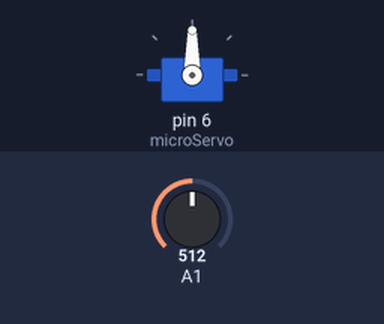
This sketch was run on a simulated Arduino Uno, built with avr-gcc and run on an emulated ATmega328P. On the bench: servo. The inputs (shaded band) are chosen by the test bench; at power-on: A1 = 512. What the sketch prints to the serial monitor is not drawn.

Above: at 1.2 s.
1.3 s: A1 set to 716
At 2.5 s:
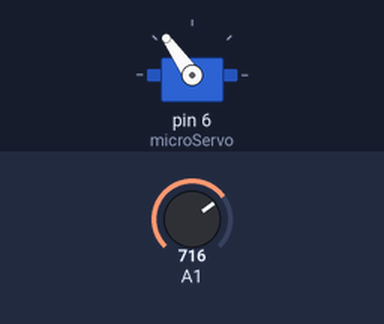
2.8 s: A1 set to 900
At 3.9 s:
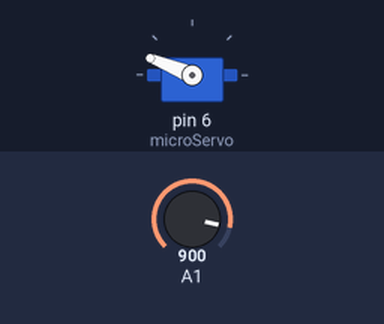
4.3 s: A1 set to 1023
At 5.1 s:
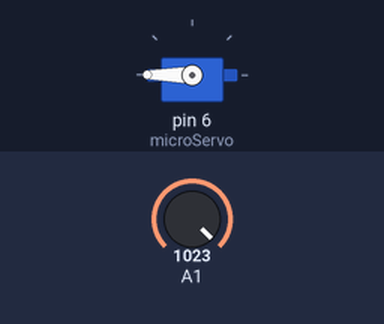
5.8 s: A1 set to 306
At 6.2 s:
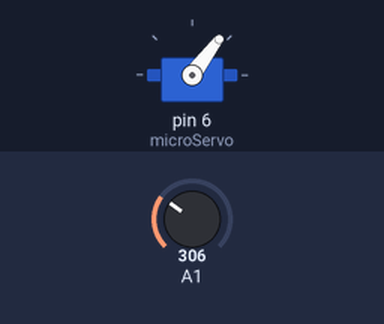
7.3 s: A1 set to 170
At 8.5 s:
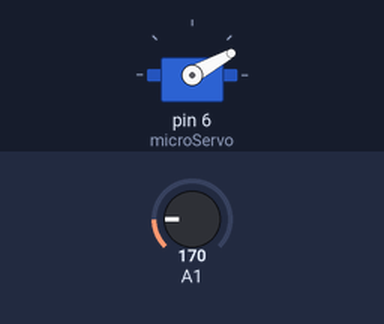
8.8 s: A1 set to 0
At 9.7 s:
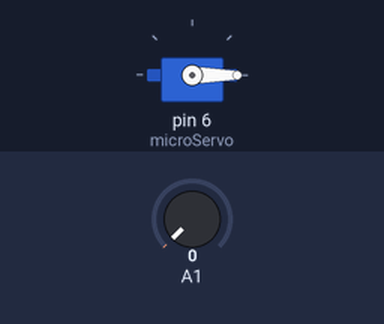
Timing chart, 0 to 11.3 s (numbered marks = the images above; inputs shaded):
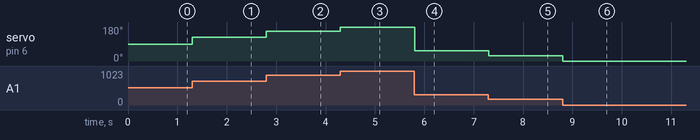

The sketch:

ServoPotentiometer.ino
```cpp
#include <Servo.h>

// Variables
Servo microServo;

/*************** Set up ***************/
void setup() {
    Serial.begin(115200);    // Initializing the serial stream ransfer stream in "bits per second."
    microServo.attach(6);
}

/*************** Main Loop ***************/
void loop() {
    long input = analogRead(1);    // 1 = Analog pin input.
    int rotation = input * 180 / 1023;

    Serial.println("Write Value:");
    Serial.println(rotation);

    microServo.write(rotation);

    // Motor Protection for invalid values or rotation.
    if (rotation > 180)
        microServo.write(90);

    if (rotation < 0)
        microServo.write(90);

} // End
```

Measured:
- after the input at 1.3 s, servo on pin 6 (microServo): 90° → 125° at once
- after the input at 2.8 s, servo on pin 6 (microServo): 125° → 158° at once
- after the input at 4.3 s, servo on pin 6 (microServo): 158° → 180° at once
- after the input at 5.8 s, servo on pin 6 (microServo): 180° → 53° at once
- after the input at 7.3 s, servo on pin 6 (microServo): 53° → 29° at once
- after the input at 8.8 s, servo on pin 6 (microServo): 29° → 0° at once
